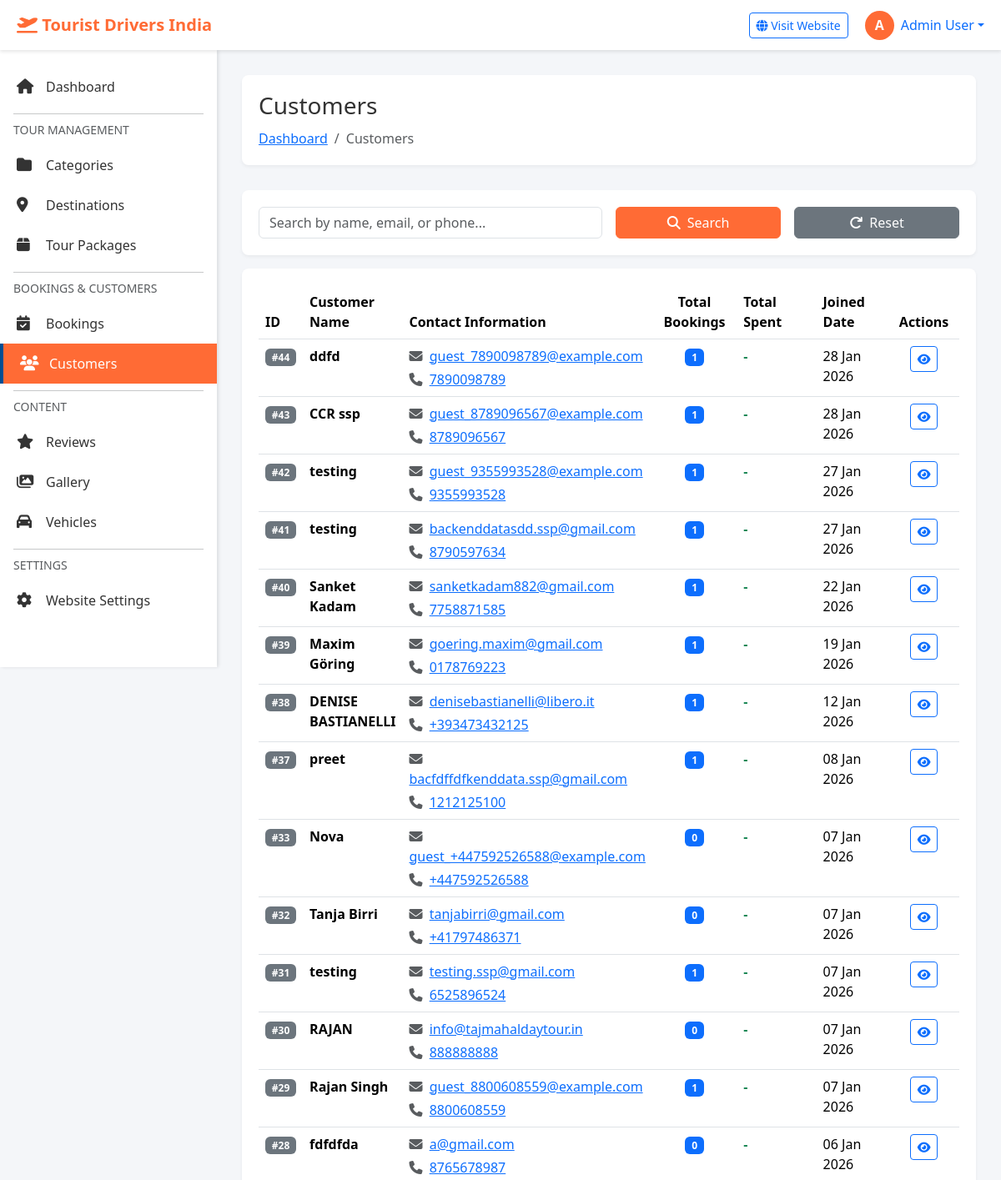
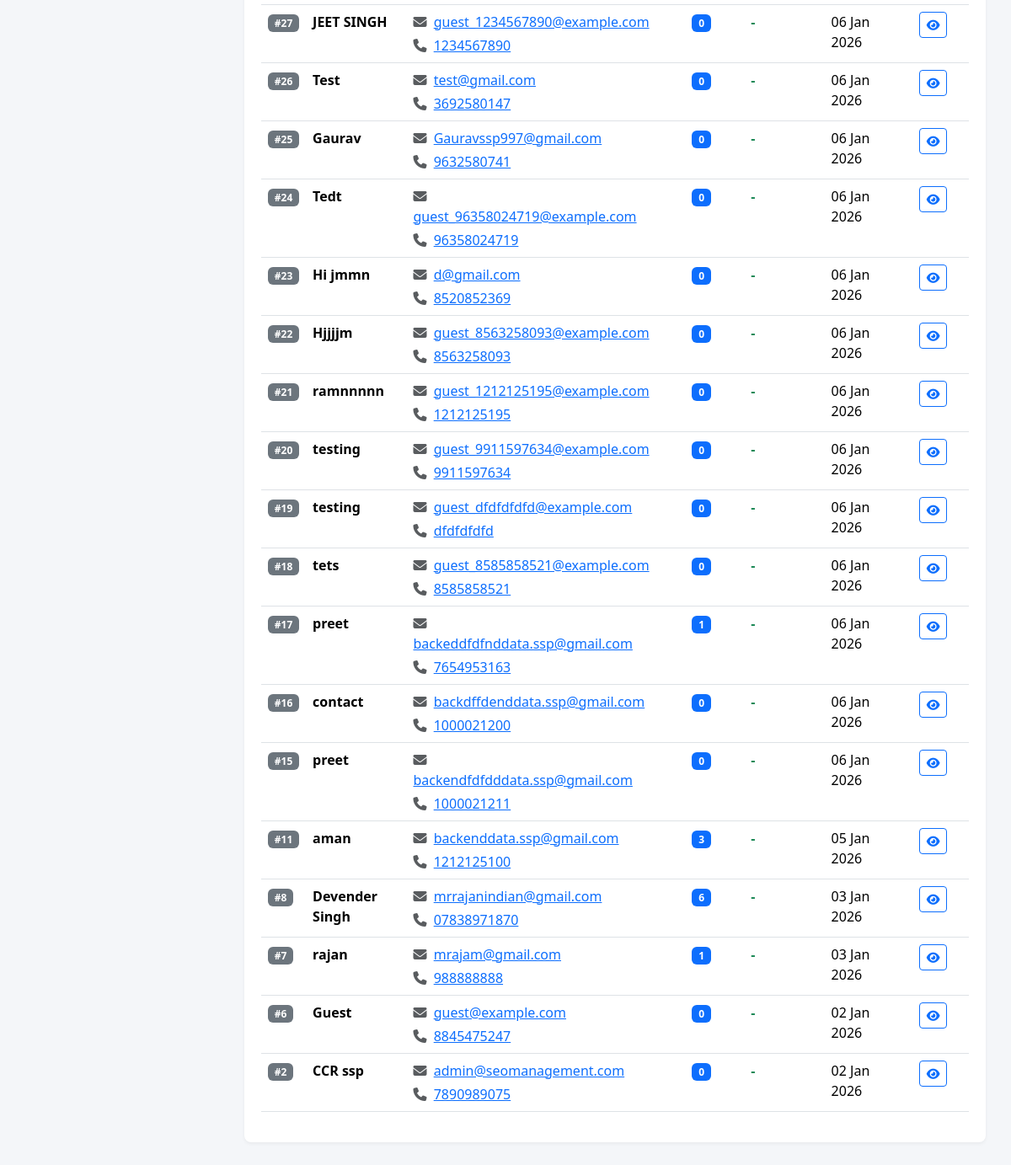
The page /admin/customers/index.php (signed in) on the database its author committed (2 pictures, top to bottom).
### tables this page shows
CREATE TABLE `customers` (
  `id` int(11) NOT NULL,
  `name` varchar(100) NOT NULL,
  `email` varchar(100) NOT NULL,
  `phone` varchar(20) NOT NULL,
  `country` varchar(100) DEFAULT 'India',
  `state` varchar(100) DEFAULT NULL,
  `city` varchar(100) DEFAULT NULL,
  `address` text DEFAULT NULL,
  `created_at` timestamp NOT NULL DEFAULT current_timestamp(),
  `updated_at` timestamp NOT NULL DEFAULT current_timestamp() ON UPDATE current_timestamp()
);

### admin/includes/functions.php (called while the page is built, shortened)
<?php
function format_date($date) {
    return date('d M Y', strtotime($date));
}
?>

### admin/customers/index.php (the view, shortened to what this page needs)
<?php
require_once '../includes/config.php';
require_once '../includes/functions.php';
$where = " WHERE 1=1 ";
$search = isset($_GET['search']) ? mysqli_real_escape_string($conn, $_GET['search']) : '';
$query = "SELECT c.*,
          COUNT(DISTINCT b.id) as total_bookings,
          SUM(b.final_price) as total_spent
          FROM customers c
          LEFT JOIN bookings b ON c.id = b.customer_id
          $where
          GROUP BY c.id
          ORDER BY c.created_at DESC";
$result = mysqli_query($conn, $query);
include '../includes/header.php';
include '../includes/sidebar.php';
?>
<div class="main-content">
    <div class="page-header">
        <div>
            <h1 class="page-title">Customers</h1>
            <nav aria-label="breadcrumb">
                <ol class="breadcrumb">
                    <li class="breadcrumb-item"><a href="../dashboard.php">Dashboard</a></li>
                    <li class="breadcrumb-item active">Customers</li>
                </ol>
            </nav>
        </div>
    </div>
    <div class="admin-card mb-3">
        <div class="card-body">
            <form method="GET" class="row g-3">
                <div class="col-md-6">
                    <input type="text" name="search" class="form-control" placeholder="Search by name, email, or phone..."
                           value="<?php echo htmlspecialchars($search); ?>">
                </div>
                <div class="col-md-3">
                    <button type="submit" class="btn btn-primary w-100">
                        <i class="fas fa-search me-2"></i>Search
                    </button>
                </div>
                <div class="col-md-3">
                    <a href="index.php" class="btn btn-secondary w-100">
                        <i class="fas fa-redo me-2"></i>Reset
                    </a>
                </div>
            </form>
        </div>
    </div>
    <div class="admin-card">
        <div class="card-body">
            <div class="table-responsive">
                <table class="table table-hover">
                    <thead>
                        <tr>
                            <th width="50">ID</th>
                            <th>Customer Name</th>
                            <th>Contact Information</th>
                            <th width="120" class="text-center">Total Bookings</th>
                            <th width="150">Total Spent</th>
                            <th width="120">Joined Date</th>
                            <th width="100" class="text-center">Actions</th>
                        </tr>
                    </thead>
                    <tbody>
                        <?php
                        if(mysqli_num_rows($result) > 0) {
                            while($customer = mysqli_fetch_assoc($result)) {
                        ?>
                        <tr>
                            <td>
                                <span class="badge bg-secondary">#<?php echo $customer['id']; ?></span>
                            </td>
                            <td>
                                <strong><?php echo htmlspecialchars($customer['name']); ?></strong>
                            </td>
                            <td>
                                <div class="mb-1">
                                    <i class="fas fa-envelope text-muted me-1"></i>
                                    <a href="mailto:<?php echo htmlspecialchars($customer['email']); ?>">
                                        <?php echo htmlspecialchars($customer['email']); ?>
                                    </a>
                                </div>
                                <div>
                                    <i class="fas fa-phone text-muted me-1"></i>
                                    <a href="tel:<?php echo htmlspecialchars($customer['phone']); ?>">
                                        <?php echo htmlspecialchars($customer['phone']); ?>
                                    </a>
                                </div>
                            </td>
                            <td class="text-center">
                                <span class="badge bg-primary"><?php echo $customer['total_bookings']; ?></span>
                            </td>
                            <td>
                                <strong class="text-success">
                                    <?php echo $customer['total_spent'] > 0 ? format_price($customer['total_spent']) : '-'; ?>
                                </strong>
                            </td>
                            <td>
                                <?php echo format_date($customer['created_at']); ?>
                            </td>
                            <td class="text-center">
                                <a href="view.php?id=<?php echo $customer['id']; ?>"
                                   class="btn btn-sm btn-outline-primary" title="View Details">
                                    <i class="fas fa-eye"></i>
                                </a>
                            </td>
                        </tr>
                        <?php
                            }
                        } ?>
                    </tbody>
                </table>
            </div>
        </div>
    </div>
</div>
<?php include '../includes/footer.php'; ?>

### admin/includes/header.php (style rules this page uses)
:root { --primary-color: #ff6b35; --secondary-color: #004e92; --sidebar-width: 260px; --header-height: 60px; }
* { margin: 0; padding: 0; box-sizing: border-box; }
body { font-family: 'Segoe UI', Tahoma, Geneva, Verdana, sans-serif; background: #f4f6f9; }
.page-header { background: white; padding: 20px; border-radius: 8px; margin-bottom: 30px; box-shadow: 0 2px 4px rgba(0,0,0,0.05); }
.page-header h1 { font-size: 28px; color: #333; margin: 0; }
.page-header .breadcrumb { margin: 10px 0 0 0; background: none; padding: 0; }
.admin-card { background: white; border-radius: 8px; padding: 20px; box-shadow: 0 2px 4px rgba(0,0,0,0.05); margin-bottom: 20px; }
.btn-primary { background: var(--primary-color); border-color: var(--primary-color); }

### rows shown on the page
customers: id "44", name "ddfd", email "guest_7890098789@example.com", phone "7890098789", total_bookings "1", created_at "28 Jan 2026"
customers: id "43", name "CCR ssp", email "guest_8789096567@example.com", phone "8789096567", total_bookings "1", created_at "28 Jan 2026"
customers: id "42", name "testing", email "guest_9355993528@example.com", phone "9355993528", total_bookings "1", created_at "27 Jan 2026"
customers: id "41", name "testing", email "backenddatasdd.ssp@gmail.com", phone "8790597634", total_bookings "1", created_at "27 Jan 2026"
customers: id "40", name "Sanket Kadam", email "sanketkadam882@gmail.com", phone "7758871585", total_bookings "1", created_at "22 Jan 2026"
customers: id "39", name "Maxim Göring", email "goering.maxim@gmail.com", phone "0178769223", total_bookings "1", created_at "19 Jan 2026"
customers: id "38", name "DENISE BASTIANELLI", email "denisebastianelli@libero.it", phone "+393473432125", total_bookings "1", created_at "12 Jan 2026"
customers: id "37", name "preet", email "bacfdffdfkenddata.ssp@gmail.com", phone "1212125100", total_bookings "1", created_at "08 Jan 2026"
customers: id "33", name "Nova", email "guest_+447592526588@example.com", phone "+447592526588", total_bookings "0", created_at "07 Jan 2026"
customers: id "32", name "Tanja Birri", email "tanjabirri@gmail.com", phone "+41797486371", total_bookings "0", created_at "07 Jan 2026"
customers: id "31", name "testing", email "testing.ssp@gmail.com", phone "6525896524", total_bookings "1", created_at "07 Jan 2026"
customers: id "30", name "RAJAN", email "info@tajmahaldaytour.in", phone "888888888", total_bookings "0", created_at "07 Jan 2026"
customers: id "29", name "Rajan Singh", email "guest_8800608559@example.com", phone "8800608559", total_bookings "1", created_at "07 Jan 2026"
customers: id "28", name "fdfdfda", email "a@gmail.com", phone "8765678987", total_bookings "0", created_at "06 Jan 2026"
customers: id "27", name "JEET SINGH", email "guest_1234567890@example.com", phone "1234567890", total_bookings "0", created_at "06 Jan 2026"
customers: id "26", name "Test", email "test@gmail.com", phone "3692580147", total_bookings "0", created_at "06 Jan 2026"
customers: id "25", name "Gaurav", email "Gauravssp997@gmail.com", phone "9632580741", total_bookings "0", created_at "06 Jan 2026"
customers: id "24", name "Tedt", email "guest_96358024719@example.com", phone "96358024719", total_bookings "0", created_at "06 Jan 2026"
customers: id "23", name "Hi jmmn", email "d@gmail.com", phone "8520852369", total_bookings "0", created_at "06 Jan 2026"
customers: id "22", name "Hjjjjm", email "guest_8563258093@example.com", phone "8563258093", total_bookings "0", created_at "06 Jan 2026"
customers: id "21", name "ramnnnnn", email "guest_1212125195@example.com", phone "1212125195", total_bookings "0", created_at "06 Jan 2026"
customers: id "20", name "testing", email "guest_9911597634@example.com", phone "9911597634", total_bookings "0", created_at "06 Jan 2026"
customers: id "19", name "testing", email "guest_dfdfdfdfd@example.com", phone "dfdfdfdfd", total_bookings "0", created_at "06 Jan 2026"
customers: id "18", name "tets", email "guest_8585858521@example.com", phone "8585858521", total_bookings "0", created_at "06 Jan 2026"
customers: id "17", name "preet", email "backeddfdfnddata.ssp@gmail.com", phone "7654953163", total_bookings "1", created_at "06 Jan 2026"
customers: id "16", name "contact", email "backdffdenddata.ssp@gmail.com", phone "1000021200", total_bookings "0", created_at "06 Jan 2026"
customers: id "15", name "preet", email "backendfdfdddata.ssp@gmail.com", phone "1000021211", total_bookings "0", created_at "06 Jan 2026"
customers: id "11", name "aman", email "backenddata.ssp@gmail.com", phone "1212125100", total_bookings "3", created_at "05 Jan 2026"
customers: id "8", name "Devender Singh", email "mrrajanindian@gmail.com", phone "07838971870", total_bookings "6", created_at "03 Jan 2026"
customers: id "7", name "rajan", email "mrajam@gmail.com", phone "988888888", total_bookings "1", created_at "03 Jan 2026"
customers: id "6", name "Guest", email "guest@example.com", phone "8845475247", total_bookings "0", created_at "02 Jan 2026"
customers: id "2", name "CCR ssp", email "admin@seomanagement.com", phone "7890989075", total_bookings "0", created_at "02 Jan 2026"

### other values the page prints
substr($_SESSION['admin_name'] ?? 'A', 0, 1) "A"
$_SESSION['admin_name'] "Admin User"
